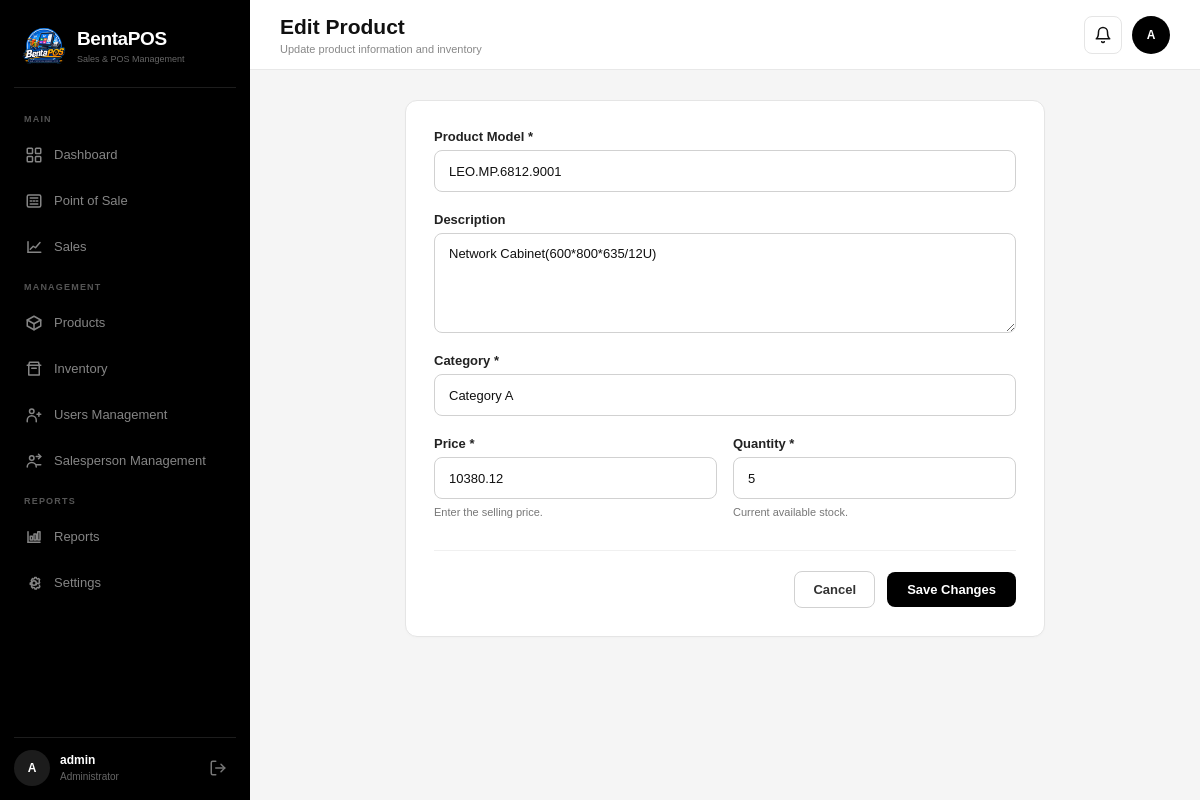
The app's page /kitaPos/products/29/edit/ (signed in) with its own data.
### core/models.py (models this page shows, shortened)
class Product(models.Model):
    product_model = models.CharField(
        max_length=150
    )
    description = models.TextField(
        blank=True,
        null=True
    )
    category = models.CharField(
        max_length=100
    )
    price = models.DecimalField(
        max_digits=10,
        decimal_places=2
    )
    qty = models.PositiveIntegerField(
        default=0
    )
    created_at = models.DateTimeField(
        auto_now_add=True
    )
    updated_at = models.DateTimeField(
        auto_now=True
    )
    class Meta:
        ordering = ["product_model"]
        verbose_name = "Product"
        verbose_name_plural = "Products"

### core/views.py (the view, shortened to what this page needs)
# urls.py: path("products/<int:product_id>/edit/", views.edit_product, name="edit-product"),
@login_required
@user_passes_test(is_superuser)
def edit_product(request, product_id):
    product = get_object_or_404(
        Product,
        id=product_id
    )
    return render(
        request,
        "products/product_form.html",
        {
            "is_edit": True,
            "product": product,
        }
    )

### core/templates/products/product_form.html (shortened to what this page needs)
{% extends 'base.html' %}
{% block page_title %}
    {% if is_edit %}
        Edit Product
    {% else %}
        Add New Product
    {% endif %}
{% endblock %}
{% block page_subtitle %}
    {% if is_edit %}
        Update product information and inventory
    {% else %}
        Add a new product to your inventory
    {% endif %}
{% endblock %}
{% block content %}
<div class="form-container">
    <div class="form-card">
        <form
            method="POST"
            class="form-grid"
        >
            <div class="form-group">
                <label
                    for="id_product_model"
                    class="form-label"
                >
                    Product Model *
                </label>
                <input
                    type="text"
                    name="product_model"
                    id="id_product_model"
                    class="form-input"
                    required
                    {% if is_edit %}
                        value="{{ product.product_model }}"
                    {% else %}
                        value="{{ request.POST.product_model|default:'' }}"
                    {% endif %}
                    placeholder="e.g. Coca-Cola 1.5L"
                >
            </div>
            <div class="form-group">
                <label
                    for="id_description"
                    class="form-label"
                >
                    Description
                </label>
                <textarea
                    name="description"
                    id="id_description"
                    class="form-textarea"
                    placeholder="Enter product description"
                >{% if is_edit %}{{ product.description|default:'' }}{% else %}{{ request.POST.description|default:'' }}{% endif %}</textarea>
            </div>
            <div class="form-group">
                <label
                    for="id_category"
                    class="form-label"
                >
                    Category *
                </label>
                <input
                    type="text"
                    name="category"
                    id="id_category"
                    class="form-input"
                    required
                    {% if is_edit %}
                        value="{{ product.category }}"
                    {% else %}
                        value="{{ request.POST.category|default:'' }}"
                    {% endif %}
                    placeholder="e.g. Beverages"
                >
            </div>
            <div class="form-row">
                <div class="form-group">
                    <label
                        for="id_price"
                        class="form-label"
                    >
                        Price *
                    </label>
                    <input
                        type="number"
                        name="price"
                        id="id_price"
                        class="form-input"
                        required
                        min="0"
                        step="0.01"
                        {% if is_edit %}
                            value="{{ product.price }}"
                        {% else %}
                            value="{{ request.POST.price|default:'' }}"
                        {% endif %}
                        placeholder="0.00"
                    >
                    <span class="form-help">
                        Enter the selling price.
                    </span>
                </div>
                <div class="form-group">
                    <label
                        for="id_qty"
                        class="form-label"
                    >
                        Quantity *
                    </label>
                    <input
                        type="number"
                        name="qty"
                        id="id_qty"
                        class="form-input"
                        required
                        min="0"
                        step="1"
                        {% if is_edit %}
                            value="{{ product.qty }}"
                        {% else %}
                            value="{{ request.POST.qty|default:'0' }}"
                        {% endif %}
                        placeholder="0"
                    >
                    <span class="form-help">
                        Current available stock.
                    </span>
                </div>
            </div>
            <div class="form-actions">
                <a
                    href="{% url 'product_list' %}"
                    class="btn-secondary"
                >
                    Cancel
                </a>
                <button
                    type="submit"
                    class="btn-primary"
                >
                    {% if is_edit %}
                        Save Changes
                    {% else %}
                        Add Product
                    {% endif %}
                </button>
            </div>
        </form>
    </div>
</div>
{% endblock %}

### core/templates/base.html (shortened to what this page needs)
{% load static %}
<!DOCTYPE html>
<html lang="en">
<head>
</head>
<body>
<div class="dashboard-layout">
    <aside class="sidebar" id="sidebar">
        <div class="brand">
            <img src="{% static 'images/logo.png' %}" alt="BentaPOS Logo" class="brand-logo">
            <div class="brand-info">
                <h2 class="brand-name">BentaPOS</h2>
                <div class="brand-subtitle">Sales & POS Management</div>
            </div>
        </div>
        <nav class="navigation">
            <div class="navigation-label">Main</div>
            <a href="{% url 'admin-dashboard' %}" class="nav-link {% if request.resolver_match.url_name == 'admin-dashboard' %}active{% endif %}">
                <svg viewBox="0 0 24 24" fill="none" stroke-width="2" stroke-linecap="round" stroke-linejoin="round">
                    <rect x="3" y="3" width="7" height="7" rx="1"/>
                    <rect x="14" y="3" width="7" height="7" rx="1"/>
                    <rect x="3" y="14" width="7" height="7" rx="1"/>
                    <rect x="14" y="14" width="7" height="7" rx="1"/>
                </svg>
                <span>Dashboard</span>
            </a>
            <a href="{% url 'admin-pos' %}" class="nav-link {% if request.resolver_match.url_name == 'admin-pos' %}active{% endif %}">
                <svg viewBox="0 0 24 24" fill="none" stroke-width="2" stroke-linecap="round" stroke-linejoin="round">
                    <rect x="3" y="4" width="18" height="16" rx="2"/>
                    <path d="M7 8h10"/>
                    <path d="M7 12h2"/>
                    <path d="M11 12h2"/>
                    <path d="M15 12h2"/>
                    <path d="M7 16h10"/>
                </svg>
                <span>Point of Sale</span>
            </a>
            <a href="{% url 'sales' %}" class="nav-link {% if request.resolver_match.url_name == 'sales' %}active{% endif %}">
                <svg viewBox="0 0 24 24" fill="none" stroke-width="2" stroke-linecap="round" stroke-linejoin="round">
                    <path d="M4 19V5"/>
                    <path d="M4 19h17"/>
                    <path d="M7 15l4-4 3 2 6-7"/>
                </svg>
                <span>Sales</span>
            </a>
            <div class="navigation-label">Management</div>
            <a href="{% url 'product_list' %}" class="nav-link {% if request.resolver_match.url_name == 'product_list' %}active{% endif %}">
                <svg viewBox="0 0 24 24" fill="none" stroke-width="2" stroke-linecap="round" stroke-linejoin="round">
                    <path d="M21 8l-9-5-9 5 9 5 9-5z"/>
                    <path d="M3 8v8l9 5 9-5V8"/>
                    <path d="M12 13v8"/>
                </svg>
                <span>Products</span>
            </a>
            <a href="{% url 'inventory' %}" class="nav-link {% if request.resolver_match.url_name == 'inventory' %}active{% endif %}">
                <svg viewBox="0 0 24 24" fill="none" stroke-width="2" stroke-linecap="round" stroke-linejoin="round">
                    <path d="M3 7h18"/>
                    <path d="M5 7l1-4h12l1 4"/>
                    <path d="M5 7v13h14V7"/>
                    <path d="M9 11h6"/>
                </svg>
                <span>Inventory</span>
            </a>
            <a href="{% url 'staff_list' %}" class="nav-link {% if request.resolver_match.url_name == 'staff_list' %}active{% endif %}">
                <svg viewBox="0 0 24 24" fill="none" stroke-width="2" stroke-linecap="round" stroke-linejoin="round">
                    <circle cx="9" cy="7" r="3"/>
                    <path d="M3 21v-2a6 6 0 016-6h0a6 6 0 016 6v2"/>
                    <path d="M16 11h5"/>
                    <path d="M18.5 8.5v5"/>
                </svg>
                <span>Users Management</span>
            </a>
            <a href="{% url 'salesperson-list' %}"
            class="nav-link {% if request.resolver_match.url_name == 'salesperson-list' %}active{% endif %}">
                <span>Salesperson Management</span>
            </a>
            <div class="navigation-label">Reports</div>
            <a href="{% url 'reports' %}" class="nav-link {% if request.resolver_match.url_name == 'reports' %}active{% endif %}">
                <svg viewBox="0 0 24 24" fill="none" stroke-width="2" stroke-linecap="round" stroke-linejoin="round">
                    <path d="M4 19V5"/>
                    <path d="M4 19h16"/>
                    <rect x="7" y="11" width="3" height="5"/>
                    <rect x="12" y="8" width="3" height="8"/>
                    <rect x="17" y="5" width="3" height="11"/>
                </svg>
                <span>Reports</span>
            </a>
            <a href="#" class="nav-link {% if request.resolver_match.url_name == 'settings' %}active{% endif %}">
                <span>Settings</span>
            </a>
        </nav>
        <div class="sidebar-footer">
            <div class="sidebar-user">
                <div class="sidebar-user-avatar">
                    {% if user.is_authenticated %}
                        {{ user.username|first|upper }}
                    {% else %}
                        A
                    {% endif %}
                </div>
                <div class="sidebar-user-info">
                    <div class="sidebar-user-name">
                        {% if user.is_authenticated %}
                            {{ user.username }}
                        {% else %}
                            Admin
                        {% endif %}
                    </div>
                    <div class="sidebar-user-role">
                        {% if user.is_superuser %}
                            Administrator
                        {% elif user.is_staff %}
                            Staff
                        {% else %}
                            User
                        {% endif %}
                    </div>
                </div>
            </div>
            <form method="POST" action="{% url 'logout' %}" class="logout-form">
                <button type="submit" class="logout-icon-button" title="Logout">
                    <svg viewBox="0 0 24 24" fill="none" stroke="currentColor" stroke-width="2" stroke-linecap="round" stroke-linejoin="round">
                        <path d="M9 21H5a2 2 0 0 1-2-2V5a2 2 0 0 1 2-2h4"/>
                        <polyline points="16 17 21 12 16 7"/>
                        <line x1="21" y1="12" x2="9" y2="12"/>
                    </svg>
                </button>
            </form>
        </div>
    </aside>
    <main class="main">
        <header class="topbar">
            <div class="topbar-left">
                <div class="page-heading">
                    <h1>{% block page_title %}Dashboard{% endblock %}</h1>
                    <span>{% block page_subtitle %}Overview and analytics{% endblock %}</span>
                </div>
            </div>
            <div class="topbar-right">
                <button class="notification-button" aria-label="Notifications">
                    <svg viewBox="0 0 24 24" fill="none" stroke="currentColor" stroke-width="2" stroke-linecap="round" stroke-linejoin="round">
                        <path d="M18 8A6 6 0 0 0 6 8c0 7-3 9-3 9h18s-3-2-3-9"/>
                        <path d="M13.73 21a2 2 0 0 1-3.46 0"/>
                    </svg>
                </button>
                <div class="topbar-avatar">
                    {% if user.is_authenticated %}
                        {{ user.username|first|upper }}
                    {% else %}
                        A
                    {% endif %}
                </div>
            </div>
        </header>
        <div class="content">
            {% block content %}
            {% endblock %}
        </div>
    </main>
</div>
</body>
</html>

### records on screen
Product: product_model "LEO.MP.6812.9001", description "Network Cabinet(600*800*635/12U)", category "Category A", price "10380.12", qty "5"

### other values on screen
{{ user.username|first|upper }} "A"
{{ user.username }} "admin"
